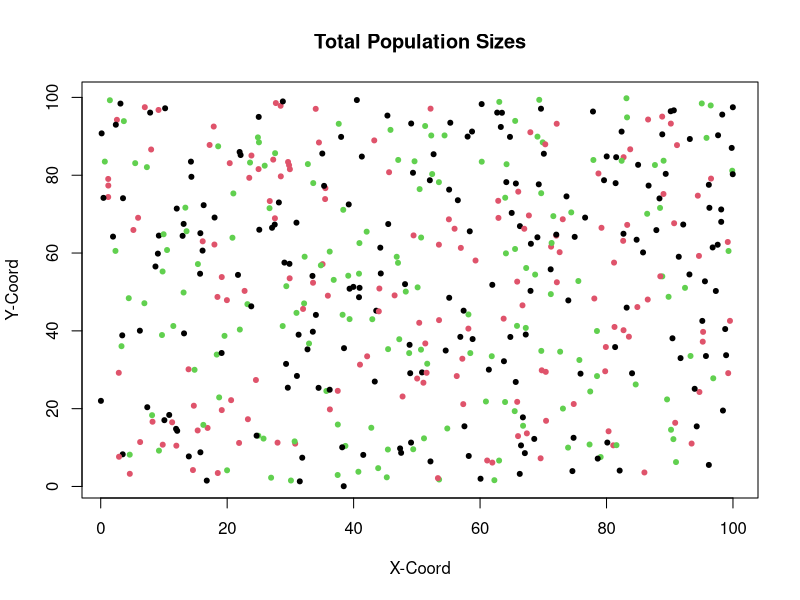

Here is the R script that generated this plot: (Note: this script raises an error after producing the figure.)
#Load packages

library(tidyverse) 
library(gridExtra)



### Initialize params ###

# Set up a grid to represent land
#Place individuals on plot
xsize = ysize = 100

numInd = 500
numSpecies = 3
data <-  tibble("ID" = 1:numInd, "age" = 3, 
                 species = sample(numSpecies, numInd, replace = TRUE), "xlocation" = runif(numInd, 0, 100), 
                 "ylocation" = runif(numInd,0,100), "parentalDistance" = 0)
#Ignore:
#sample(150, numInd, replace = TRUE)

herbivores <- data %>%  slice_sample(n = 250) %>% select(-c(ID, age, parentalDistance))
herbivores <- herbivores %>% mutate(ID = 1:nrow(herbivores), age = 0)
plot(data$xlocation, data$ylocation, col = data$species, pch = 20, xlim = c(1,100), ylim = c(1,100),
     xlab = "X-Coord", ylab = "Y-Coord", main = "Total Population Sizes")



#Set up rates of birth/death/growth etc...
deltaT = 1 #1 year periods of growth
ageChange = deltaT
maxAge = 150
seeds = 1
dispParam = 5 #dispersalParam
DensParam = 0.3 #DensityParamx
# DensParam1 = 2
uniqueSp = unique(data$species)
numYears = 10000




#Herbivore initials
HerbDensParam = 4.7
HerbEffectiveness = 0.75

# Used for summary statistics
speciesPop = NULL
herbPop = NULL
agePops = NULL
herbAgePop = NULL
denseSpecies <- NULL




### MAIN LOOP ####


for(t in seq(0, numYears, by = deltaT)){ 
  #grow
  data$age = data$age + deltaT
  herbivores$age = herbivores$age + 1
  
  #disperse seeds/
  adults <- data[data$age > 3, ]
  Ind = data[1, ]
  babies <- dispersal(adults)
  #survival of seeds
  #babies <- seedPredation(babies, babies$parentalDistance)
  data <- bind_rows(data, babies)
  #Do not let trees grow on top of eachother
  data <- treeProximity(data)
  #Background death of adults. Death rate decreases with age
  data <- backgroundDeath(data, data$age)
  
  #trees over max age die
  
  countSpecies <- speciesSize(data$species)
  speciesPop <-  bind_rows(speciesPop, countSpecies)
  
  #Herbivores die
  herbivores <- herbivoreDeath(data, herbivores)
  
  
  #Herbivores reproduce
  newHerbivores <- herbivoreGrowth(data, herbivores)
  herbivores <- bind_rows(herbivores, newHerbivores)
  herbivores <- herbivores[!duplicated(herbivores$xlocation) & !duplicated(herbivores$ylocation),]
  
  #Supplemental
  countHerbs <- speciesSize(herbivores$species)
  herbPop <- bind_rows(herbPop, countHerbs)
  
  #Herbivores damage trees
  data <-  herbivory(data, herbivores)
  
  
  #Supp  functions/Statistics
  ages <- tibble("gen" = t, "babies" = nrow(subset(data, age < 6)), "young" = nrow(subset(data, age >= 6 & age <=20)), "middle aged" = nrow(subset(data, age > 20 &
                                                                                                   age < 50)), 
                 "old" = nrow(subset(data, age >= 50)))
  
  herbAges <- tibble("gen" = t, "babies" = nrow(subset(herbivores, age < 6)), 
                     "young" = nrow(subset(herbivores, age >= 6 & age <=20)),
                     "middle aged" = nrow(subset(herbivores, age > 20 &                                                                                                                                 age < 50)), 
                     "old" = nrow(subset(herbivores, age >= 50)))
  currentDens <- tibble("gen" = t, "num" = speciesDense(data))
  
  denseSpecies <- bind_rows(denseSpecies, currentDens)
  agePops <- bind_rows(agePops, ages)
  herbAgePop <- bind_rows(herbAgePop, herbAges)
  
  #These fucntions plot the trees every generation. I mainly use these when trying to
  #paramterize something so I can see the effects on several generations. Otherwise comment them out
  
  plot(data$xlocation, data$ylocation, col = data$species, pch = 20, xlim = c(1,100), ylim = c(1,100),
       main = "Tree Population Size", ylab = "Count", xlab = "Generation")
  #plot(herbivores$xlocation, herbivores$ylocation, col = herbivores$species, pch = 20, xlim = c(1,100), ylim = c(1,100))
  
  print(t)

}


##### MAIN FUNCTIONS #######

#Disperse 10 seeds per parent
dispersal <- function(Trees){
  if(nrow(Trees)>0){
    babies = NULL
    for (i in 1:nrow(Trees)){
      eachAdult = Trees[i,]
      for (j in 1:seeds){
        baby = Trees[1, ]
        baby$age = as.integer(0)
        baby$ID  = max(data$ID) + (10*(i-1)) + j
        baby$species  =  eachAdult$species
        babyDist = (rnorm(1, mean=0, sd=dispParam))
        xDirection = runif(1)
        baby$xlocation = ((xDirection*babyDist) + eachAdult$xlocation) %% xsize
        baby$ylocation = (((1-xDirection) * babyDist) + eachAdult$ylocation) %% ysize
        baby$parentalDistance = abs(babyDist)
        babies <- bind_rows(babies, baby)
      }
    }
    return(babies)
  }
    
}

treeProximity <- function(trees){
  tooClose = NULL
  for(i in 1:nrow(trees)){
    ind <- trees[i, ]
    xNeighbors = data.frame(subset(trees, xlocation <= ind$xlocation + DensParam &
                                       xlocation >= ind$xlocation - DensParam))
    yNeighbors = data.frame(subset(trees, ylocation <= ind$ylocation + DensParam &
                                     ylocation >= ind$ylocation - DensParam))
    neighbors = intersect(xNeighbors, yNeighbors)
    neighbors = unique(neighbors)
    neighbors <- subset(neighbors, ID != ind$ID)
    if(ind$age == 0 & nrow(neighbors) > 0){
      tooClose <- bind_rows(tooClose, ind)
    }
  }
  return(subset(trees, !(ID %in% tooClose$ID)))
}

#Natural Background death
backgroundDeath <- function(population, age){
  living = c()
  probDeath = c()
  for (i in 1:nrow(population)){
    probDeath[i] <- ifelse(age[i] > 0,  0.3/(age[i]), 0.45)
    alive <- (runif(1) > probDeath[i])
    living[i] = alive
  }
  return(population[living,])
}




#### HERBIVORY FUNCTIONS ######


#Herbivory function: herbivores kill trees
herbivory <- function(trees, herbivores){
  deadTrees = NULL
  for (i in 1:nrow(herbivores)){
    indHerbivore = herbivores[i, ]
    infected = data[data$xlocation == indHerbivore$xlocation  & data$ylocation == indHerbivore$ylocation, ]
    probSurv = (((infected$age+1)) / (((indHerbivore$age)+1)*HerbEffectiveness))
    if(probSurv < abs(rnorm(1))){
      deadTrees <- bind_rows(deadTrees, infected)
    }
  }
  deadID = deadTrees$ID
  return(subset(trees, !(ID %in% deadID)))
}

herbivoreGrowth <- function(trees, herbivores){
  infectedTrees <- NULL
  for (i in 1:nrow(herbivores)){
    indHerbivore <- herbivores[i, ]
    infectedTree <- subset(trees, xlocation > indHerbivore$xlocation - (HerbDensParam)
                           & xlocation < indHerbivore$xlocation + (HerbDensParam )
                           & ylocation > indHerbivore$ylocation - (HerbDensParam)
                           & ylocation < indHerbivore$ylocation + (HerbDensParam )
                           & species == indHerbivore$species)
    infectedTree <- subset(infectedTree, (xlocation != indHerbivore$xlocation | ylocation != indHerbivore$ylocation))
    infectedTrees <- bind_rows(infectedTrees, infectedTree)
  }
  if(nrow(infectedTrees) > 0){
    newHerbivores <- infectedTrees %>%  select(-c(parentalDistance, ID, age)) %>% 
      mutate(ID = seq(max(herbivores$ID)+1, 
      max(herbivores$ID)+nrow(infectedTrees)), age = 0)
  }else{
    newHerbivores <- NULL
  }
  return(newHerbivores)
}

herbivoreDeath <- function(trees, herbivores){
  dead = NULL
  totalInf = NULL
  for (i in 1:nrow(herbivores)){
    indHerbivore = herbivores[i, ]
    infected = data[data$xlocation == indHerbivore$xlocation  & data$ylocation == indHerbivore$ylocation, ]
    if (nrow(infected) < 1){
      dead <- bind_rows(dead, indHerbivore)
    }
  }
  herbID = dead$ID
  return(subset(herbivores, !(ID %in% herbID)))
}






### SUPPLEMENTAL FUNCTIONS###


#Plot pathogen vs trees
grid.arrange(plotSpecies(speciesPop), plotHerbSpecies(herbPop), ncol = 1)


#Plot the age distribution over time of trees
agePops1 <-  pivot_longer(agePops, cols = !gen, names_to = "Group", values_to = "Count")
agePopGraph <- ggplot(agePops1, aes(gen, Count, color = Group))+
  geom_line()

herbAgePop1 <-  pivot_longer(herbAgePop, cols = !gen, names_to = "Group", values_to = "Count")
herbAgeGraph <- ggplot(herbAgePop1, aes(gen, Count, color = Group))+
  geom_line()

grid.arrange(agePopGraph, herbAgeGraph, ncol = 1)


#plot adult pop
treesOld <- subset(agePops1, Group == "old")

agePopGraph <- ggplot(treesOld, aes(gen, Count))+
  geom_line()
agePopGraph
#Plot species density
ggplot(data = denseSpecies, aes(x = gen, y= num))+
  geom_line()

#Used to plot population over time
plotSize <- function(popSize){
  popTime <- tibble("gen" = c(1:length(popSize)), "population" = popSize)
  plot(popTime$gen, popTime$population, type = "b", col = "blue")
}

#used to plot average density for a specific parameter
densSize <- function(xlocation, ylocation){
  Densities = NULL
  for (i in seq(0,95, by = 5)){
    popSegment = subset(xlocation, xlocation > i & xlocation < i+5)
    Densities = c(Densities, length(popSegment))
  }
  return(mean(Densities))
}

#Track population of each species
speciesSize <- function(speciesTypes){
  a = speciesTypes[speciesTypes == 1]
  b = speciesTypes[speciesTypes == 2]
  c = speciesTypes[speciesTypes == 3]
  
  df <- tibble("Species 1" = length(a), "Species 2" = length(b), "Species 3" = length(c))
  return(df)
}


#Plot amount of each species
plotSpecies <- function(speciesPop){
  speciesPop <- add_column(speciesPop, gen = 1:nrow(speciesPop))
  speciesPop <- pivot_longer(speciesPop, cols = starts_with("Species"), names_to = "Species",
                             names_prefix = "Species ", values_to = "Count")
  ggplot(data = speciesPop, aes(gen, Count, col = Species))+
    geom_point()+
    geom_line()+
    ylim(0, max(speciesPop$Count))+
    ylab("Tree Count")
  
}
plotHerbSpecies <- function(speciesPop){
  speciesPop <- add_column(speciesPop, gen = 1:nrow(speciesPop))
  speciesPop <- pivot_longer(speciesPop, cols = starts_with("Species"), names_to = "Species",
                             names_prefix = "Species ", values_to = "Count")
  ggplot(data = speciesPop, aes(gen, Count, col = Species))+
    geom_point()+
    geom_line()+
    ylim(0, max(speciesPop$Count))+
    ylab("Herbivore Count")
  
}

speciesDense <- function(population){
  totalNeighbors <- tibble("set" = NULL, "neighbors" = NULL)
  for (i in seq(0,100,5)){
      numNeighbors <- nrow(subset(population, species == 1 & xlocation > (i-5) & xlocation <= i
                                  & ylocation > (i-5) & ylocation < (i)))
      currentNeighbors <- tibble("set" = (i/5), "neighbors" = numNeighbors)
      totalNeighbors <- bind_rows(totalNeighbors, currentNeighbors)
  }
  avg = mean(totalNeighbors$neighbors)
  return(avg)
  }
#If want to track pop/dens put this in main loop and recreate variables popSize and avgDens
#Then use plotSize and densSize functions
popSize = c(popSize, nrow(data))
currentDens <- densSize(data$xlocation, data$ylocation)
avgDens <- c(avgDens, currentDens)
